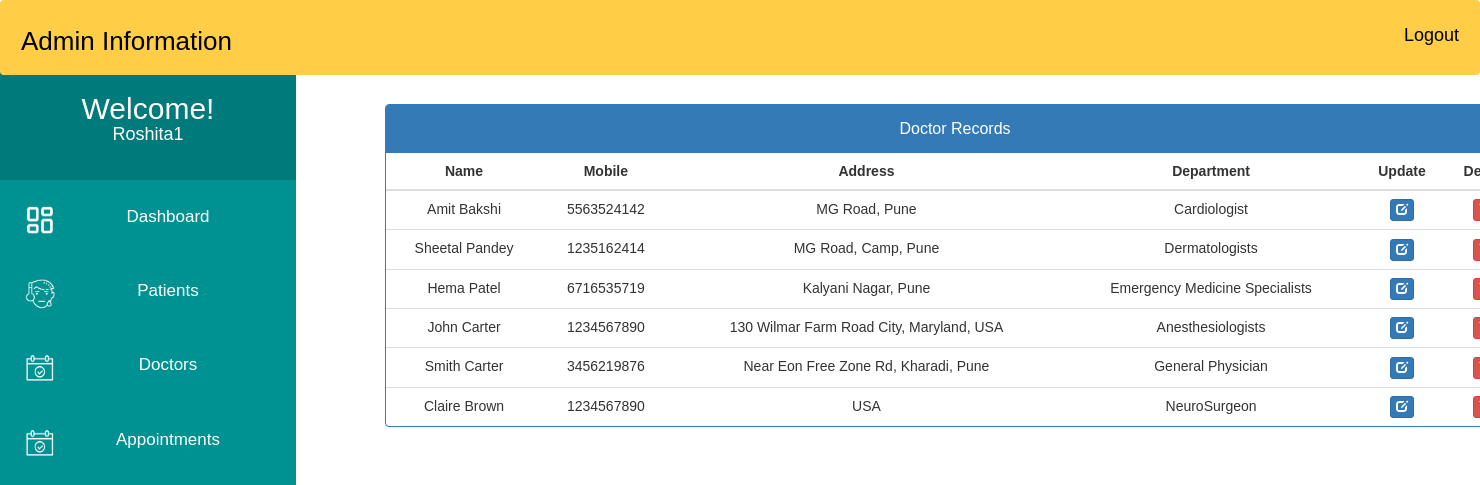
Page /admin_doctor_record/ (signed in) on the earlier database version.
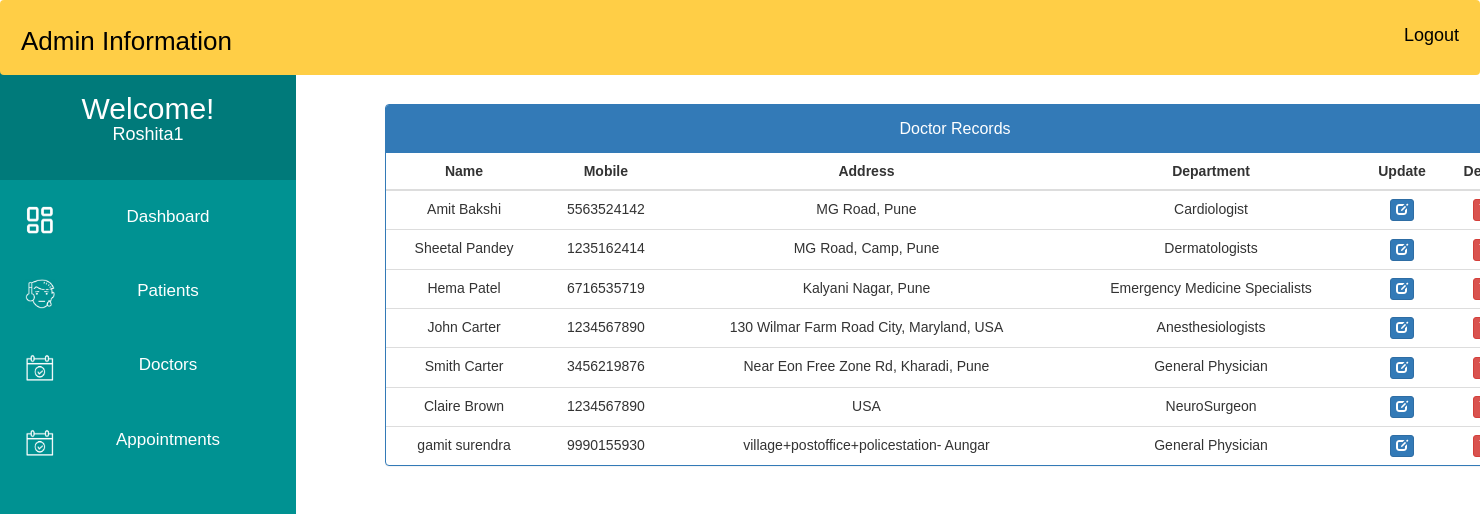
Same page on the later database version.
### MyApp/models.py (models this page shows, shortened)
class Doctor(models.Model):
    user=models.OneToOneField(User,on_delete=models.CASCADE)
    Doctor_First_Name = models.CharField(max_length=50, default="")
    Doctor_Last_Name = models.CharField(max_length=50, default="")
    gender = models.CharField(max_length=10, choices=GENDER,default="")
    address = models.CharField(max_length=40)
    contact = models.CharField(max_length=10,null=True)
    department= models.CharField(max_length=50,choices=departments,default='')
    status = models.BooleanField(default=False)

### MyApp/views.py (the view)
# urls.py: path('admin_doctor_record/', views.admin_doctor_record,name="admin_doctor_record"),
@login_required(login_url='adminlogin')
def admin_doctor_record(request):
    doctors=Doctor.objects.all().filter(status=True)
    return render(request,'MyApp/admin_doctor_record.html',{'doctors':doctors})

### templates/MyApp/admin_doctor_record.html (shortened to what this page needs)
<!DOCTYPE html>
<html lang="en">
<head>
    <link href="//netdna.bootstrapcdn.com/bootstrap/3.0.0/css/bootstrap.min.css" rel="stylesheet" id="bootstrap-css">
</head>
<body>
    {% include 'MyApp/admin_base.html' %}
    <div class="container" style="margin-left:25%; margin-right:8%; margin-top:7%;">
        <div class="panel panel-primary">
            <div class="panel-heading">
            <h6 class="panel-title" style="text-align:center; padding: 5px 0px;">Doctor Records</h6>
            </div>
            <table class="table table-hover" id="dev-table">
            <thead>
                <tr>
                <th style="text-align:center;">Name</th>
                <th style="text-align:center;">Mobile</th>
                <th style="text-align:center;">Address</th>
                <th style="text-align:center;">Department</th>
                <th style="text-align:center;">Update</th>
                <th style="text-align:center;">Delete</th>
                </tr>
            </thead>
            {% for d in doctors %}
            <tr>
                <td style="text-align:center;"> {{d.Doctor_First_Name}} {{d.Doctor_Last_Name}} </td>
                <td style="text-align:center;">{{d.contact}}</td>
                <td style="text-align:center;">{{d.address}}</td>
                <td style="text-align:center;">{{d.department}}</td>
                <td style="text-align:center;"><a class="btn btn-primary btn-xs" href="{% url 'MyApp:update_doctor' d.id%}"><span class="glyphicon glyphicon-edit"></span></a></td>
                <td style="text-align:center;"><a class="btn btn-danger btn-xs" href="{% url 'MyApp:delete_doctor' d.id %}"></a></td>
            </tr>
            {% endfor %}
            </table>
        </div>
    </div>
</body>
</html>

Differences in the rows shown:
added Doctor: Doctor_First_Name "gamit", Doctor_Last_Name "surendra", contact "9990155930", address "village+postoffice+policestation- Aungar", department "General Physician"
